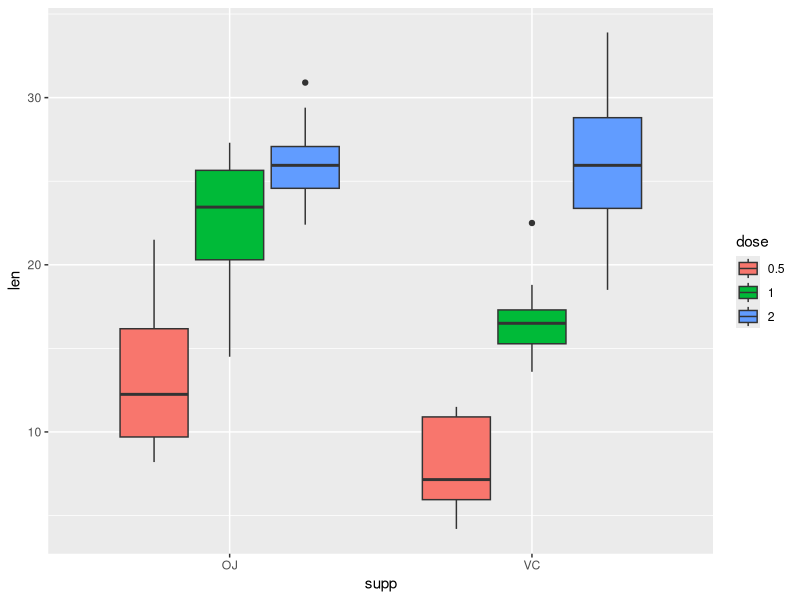

Reproduce this figure in R.
library("ggplot2")

df <- ToothGrowth
df$dose <- as.factor(df$dose)
obj <- ggplot(df, aes(x = supp, y = len, fill = dose)) +
  geom_boxplot()